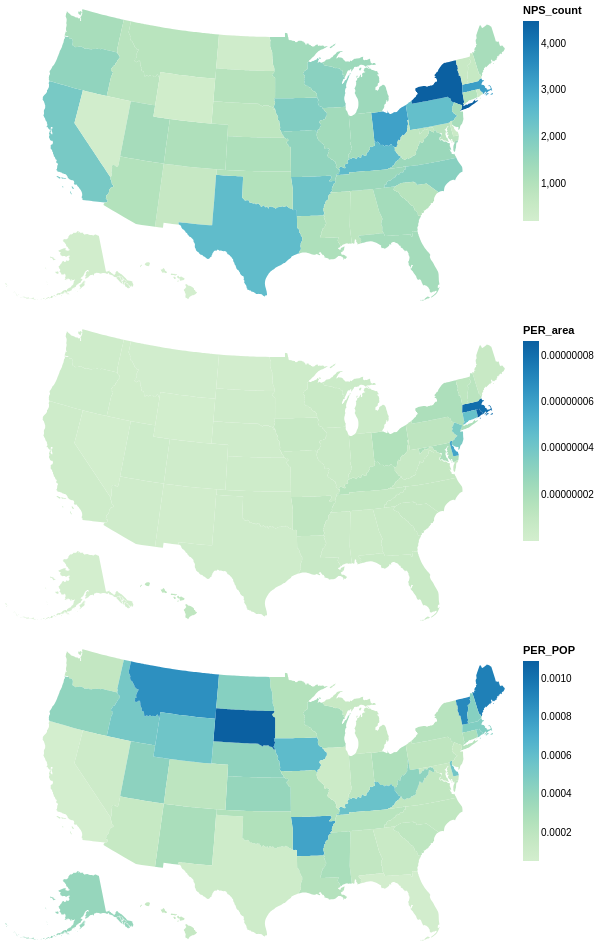

Specify this chart in Vega-Lite:
### Vega-Lite specification from a JSON file in a GitHub repository (floating-point values rounded to 4 significant figures; data arrays with more than 128 entries replaced by an {"elided": "..."} marker saying what was removed)
{"config": {"view": {"continuousWidth": 400, "continuousHeight": 300}}, "repeat": {"row": ["NPS_count", "PER_area", "PER_POP"]}, "spec": {"data": {"name": "data-b536f3e104123d8ed8bacc023a86f0bc"}, "mark": "geoshape", "encoding": {"color": {"type": "quantitative", "field": {"repeat": "row"}, "scale": {"scheme": "greenblue"}}}, "height": 300, "projection": {"type": "albersUsa"}, "transform": [{"lookup": "NAME", "from": {"data": {"name": "data-b536f3e104123d8ed8bacc023a86f0bc"}, "key": "NAME", "fields": ["NPS_count", "PER_area", "PER_POP"]}}], "width": 500}, "resolve": {"scale": {"color": "independent"}}, "$schema": "https://vega.github.io/schema/vega-lite/v4.8.1.json", "datasets": {"data-b536f3e104123d8ed8bacc023a86f0bc": [{"B01003_001E": 6003435, "NAME": "MARYLAND", "NPS_count": 876, "OBJECTID": 876, "PER_POP": 0.0001459, "PER_area": 1.917e-08, "area": 45710000000.0, "type": "Feature", "geometry": {"type": "MultiPolygon", "coordinates": {"elided": "2 rows, 534 float values in total"}}}, {"B01003_001E": 3132499, "NAME": "IOWA", "NPS_count": 1947, "OBJECTID": 1947, "PER_POP": 0.0006215, "PER_area": 7.356e-09, "area": 264700000000.0, "type": "Feature", "geometry": {"type": "Polygon", "coordinates": {"elided": "1x253x2 float values"}}}, {"B01003_001E": 949495, "NAME": "DELAWARE", "NPS_count": 508, "OBJECTID": 508, "PER_POP": 0.000535, "PER_area": 5.753e-08, "area": 8830000000.0, "type": "Feature", "geometry": {"type": "Polygon", "coordinates": [[[-75.77, 39.72], [-75.75, 39.76], [-75.72, 39.79], [-75.66, 39.82], [-75.59, 39.83], [-75.59, 39.83], [-75.58, 39.84], [-75.57, 39.84], [-75.48, 39.83], [-75.42, 39.8], [-75.46, 39.77], [-75.48, 39.72], [-75.51, 39.69], [-75.54, 39.65], [-75.56, 39.63], [-75.54, 39.6], [-75.51, 39.58], [-75.53, 39.54], [-75.53, 39.5], [-75.59, 39.48], [-75.57, 39.44], [-75.52, 39.39], [-75.51, 39.37], [-75.47, 39.33], [-75.41, 39.26], [-75.39, 39.19], [-75.41, 39.13], [-75.4, 39.06], [-75.34, 39.02], [-75.31, 38.95], [-75.3, 38.94], [-75.3, 38.91], [-75.23, 38.84], [-75.16, 38.79], [-75.11, 38.78], [-75.09, 38.8], [-75.07, 38.7], [-75.05, 38.54], [-75.05, 38.45], [-75.19, 38.45], [-75.34, 38.45], [-75.48, 38.45], [-75.69, 38.46], [-75.7, 38.54], [-75.7, 38.56], [-75.71, 38.64], [-75.71, 38.64], [-75.72, 38.83], [-75.75, 39.14], [-75.76, 39.25], [-75.76, 39.3], [-75.77, 39.38], [-75.77, 39.38], [-75.79, 39.72], [-75.77, 39.72]]]}}, {"B01003_001E": 11641879, "NAME": "OHIO", "NPS_count": 3150, "OBJECTID": 3150, "PER_POP": 0.0002706, "PER_area": 1.71e-08, "area": 184200000000.0, "type": "Feature", "geometry": {"type": "MultiPolygon", "coordinates": {"elided": "2 rows, 470 float values in total"}}}, {"B01003_001E": 12791181, "NAME": "PENNSYLVANIA", "NPS_count": 2432, "OBJECTID": 2432, "PER_POP": 0.0001901, "PER_area": 1.183e-08, "area": 205500000000.0, "type": "Feature", "geometry": {"type": "Polygon", "coordinates": {"elided": "1x177x2 float values"}}}, {"B01003_001E": 1904760, "NAME": "NEBRASKA", "NPS_count": 789, "OBJECTID": 789, "PER_POP": 0.0004142, "PER_area": 2.204e-09, "area": 357900000000.0, "type": "Feature", "geometry": {"type": "Polygon", "coordinates": {"elided": "1x205x2 float values"}}}, {"B01003_001E": 7294336, "NAME": "WASHINGTON", "NPS_count": 1244, "OBJECTID": 1244, "PER_POP": 0.0001705, "PER_area": 3.189e-09, "area": 390100000000.0, "type": "Feature", "geometry": {"type": "MultiPolygon", "coordinates": {"elided": "2 rows, 474 float values in total"}}}, {"B01003_001E": 3386941, "NAME": "PUERTO RICO", "NPS_count": 283, "OBJECTID": 283, "PER_POP": 8.356e-05, "PER_area": 2.725e-08, "area": 10390000000.0, "type": "Feature", "geometry": {"type": "MultiPolygon", "coordinates": {"elided": "4 rows, 272 float values in total"}}}, {"B01003_001E": 4864680, "NAME": "ALABAMA", "NPS_count": 843, "OBJECTID": 843, "PER_POP": 0.0001733, "PER_area": 4.432e-09, "area": 190200000000.0, "type": "Feature", "geometry": {"type": "Polygon", "coordinates": {"elided": "1x180x2 float values"}}}, {"B01003_001E": 2990671, "NAME": "ARKANSAS", "NPS_count": 2264, "OBJECTID": 2264, "PER_POP": 0.000757, "PER_area": 1.102e-08, "area": 205400000000.0, "type": "Feature", "geometry": {"type": "Polygon", "coordinates": {"elided": "1x219x2 float values"}}}, {"B01003_001E": 2092434, "NAME": "NEW MEXICO", "NPS_count": 621, "OBJECTID": 621, "PER_POP": 0.0002968, "PER_area": 1.337e-09, "area": 464400000000.0, "type": "Feature", "geometry": {"type": "Polygon", "coordinates": {"elided": "1x106x2 float values"}}}, {"B01003_001E": 27885195, "NAME": "TEXAS", "NPS_count": 2514, "OBJECTID": 2514, "PER_POP": 9.016e-05, "PER_area": 2.627e-09, "area": 956900000000.0, "type": "Feature", "geometry": {"type": "Polygon", "coordinates": {"elided": "1x553x2 float values"}}}, {"B01003_001E": 39148760, "NAME": "CALIFORNIA", "NPS_count": 2100, "OBJECTID": 2100, "PER_POP": 5.364e-05, "PER_area": 3.226e-09, "area": 651000000000.0, "type": "Feature", "geometry": {"type": "MultiPolygon", "coordinates": {"elided": "6 rows, 934 float values in total"}}}, {"B01003_001E": 4440204, "NAME": "KENTUCKY", "NPS_count": 2535, "OBJECTID": 2535, "PER_POP": 0.0005709, "PER_area": 1.521e-08, "area": 166700000000.0, "type": "Feature", "geometry": {"type": "Polygon", "coordinates": {"elided": "1x333x2 float values"}}}, {"B01003_001E": 10297484, "NAME": "GEORGIA", "NPS_count": 1327, "OBJECTID": 1327, "PER_POP": 0.0001289, "PER_area": 6.139e-09, "area": 216200000000.0, "type": "Feature", "geometry": {"type": "Polygon", "coordinates": {"elided": "1x267x2 float values"}}}, {"B01003_001E": 5778394, "NAME": "WISCONSIN", "NPS_count": 1788, "OBJECTID": 1788, "PER_POP": 0.0003094, "PER_area": 6.214e-09, "area": 287700000000.0, "type": "Feature", "geometry": {"type": "MultiPolygon", "coordinates": {"elided": "3 rows, 662 float values in total"}}}, {"B01003_001E": 4081943, "NAME": "OREGON", "NPS_count": 1675, "OBJECTID": 1675, "PER_POP": 0.0004103, "PER_area": 3.452e-09, "area": 485300000000.0, "type": "Feature", "geometry": {"type": "Polygon", "coordinates": {"elided": "1x254x2 float values"}}}, {"B01003_001E": 6090062, "NAME": "MISSOURI", "NPS_count": 1672, "OBJECTID": 1672, "PER_POP": 0.0002745, "PER_area": 5.683e-09, "area": 294200000000.0, "type": "Feature", "geometry": {"type": "Polygon", "coordinates": {"elided": "1x317x2 float values"}}}, {"B01003_001E": 8413774, "NAME": "VIRGINIA", "NPS_count": 1492, "OBJECTID": 1492, "PER_POP": 0.0001773, "PER_area": 8.861e-09, "area": 168400000000.0, "type": "Feature", "geometry": {"type": "MultiPolygon", "coordinates": {"elided": "2 rows, 654 float values in total"}}}, {"B01003_001E": 6651089, "NAME": "TENNESSEE", "NPS_count": 1486, "OBJECTID": 1486, "PER_POP": 0.0002234, "PER_area": 8.924e-09, "area": 166500000000.0, "type": "Feature", "geometry": {"type": "Polygon", "coordinates": {"elided": "1x249x2 float values"}}}, {"B01003_001E": 4663616, "NAME": "LOUISIANA", "NPS_count": 1129, "OBJECTID": 1129, "PER_POP": 0.0002421, "PER_area": 6.583e-09, "area": 171500000000.0, "type": "Feature", "geometry": {"type": "Polygon", "coordinates": {"elided": "1x300x2 float values"}}}, {"B01003_001E": 19618453, "NAME": "NEW YORK", "NPS_count": 4481, "OBJECTID": 4481, "PER_POP": 0.0002284, "PER_area": 1.88e-08, "area": 238300000000.0, "type": "Feature", "geometry": {"type": "MultiPolygon", "coordinates": {"elided": "2 rows, 668 float values in total"}}}, {"B01003_001E": 9957488, "NAME": "MICHIGAN", "NPS_count": 1458, "OBJECTID": 1458, "PER_POP": 0.0001464, "PER_area": 4.841e-09, "area": 301200000000.0, "type": "Feature", "geometry": {"type": "MultiPolygon", "coordinates": {"elided": "6 rows, 954 float values in total"}}}, {"B01003_001E": 1687809, "NAME": "IDAHO", "NPS_count": 877, "OBJECTID": 877, "PER_POP": 0.0005196, "PER_area": 2.063e-09, "area": 425200000000.0, "type": "Feature", "geometry": {"type": "Polygon", "coordinates": {"elided": "1x267x2 float values"}}}, {"B01003_001E": 20598139, "NAME": "FLORIDA", "NPS_count": 1307, "OBJECTID": 1307, "PER_POP": 6.345e-05, "PER_area": 6.504e-09, "area": 200900000000.0, "type": "Feature", "geometry": {"type": "MultiPolygon", "coordinates": {"elided": "4 rows, 770 float values in total"}}}, {"B01003_001E": 738516, "NAME": "ALASKA", "NPS_count": 286, "OBJECTID": 286, "PER_POP": 0.0003873, "PER_area": 3.425e-11, "area": 8351000000000.0, "type": "Feature", "geometry": {"type": "MultiPolygon", "coordinates": {"elided": "47 rows, 4538 float values in total"}}}, {"B01003_001E": 12821497, "NAME": "ILLINOIS", "NPS_count": 1355, "OBJECTID": 1355, "PER_POP": 0.0001057, "PER_area": 5.426e-09, "area": 249700000000.0, "type": "Feature", "geometry": {"type": "Polygon", "coordinates": {"elided": "1x322x2 float values"}}}, {"B01003_001E": 1041732, "NAME": "MONTANA", "NPS_count": 894, "OBJECTID": 894, "PER_POP": 0.0008582, "PER_area": 1.091e-09, "area": 819700000000.0, "type": "Feature", "geometry": {"type": "Polygon", "coordinates": {"elided": "1x245x2 float values"}}}, {"B01003_001E": 5527358, "NAME": "MINNESOTA", "NPS_count": 1370, "OBJECTID": 1370, "PER_POP": 0.0002479, "PER_area": 2.983e-09, "area": 459300000000.0, "type": "Feature", "geometry": {"type": "Polygon", "coordinates": {"elided": "1x311x2 float values"}}}, {"B01003_001E": 6637426, "NAME": "INDIANA", "NPS_count": 1336, "OBJECTID": 1336, "PER_POP": 0.0002013, "PER_area": 8.367e-09, "area": 159700000000.0, "type": "Feature", "geometry": {"type": "Polygon", "coordinates": {"elided": "1x219x2 float values"}}}, {"B01003_001E": 6830193, "NAME": "MASSACHUSETTS", "NPS_count": 3229, "OBJECTID": 3229, "PER_POP": 0.0004728, "PER_area": 8.063e-08, "area": 40050000000.0, "type": "Feature", "geometry": {"type": "MultiPolygon", "coordinates": {"elided": "3 rows, 434 float values in total"}}}, {"B01003_001E": 2908776, "NAME": "KANSAS", "NPS_count": 1124, "OBJECTID": 1124, "PER_POP": 0.0003864, "PER_area": 3.224e-09, "area": 348600000000.0, "type": "Feature", "geometry": {"type": "Polygon", "coordinates": {"elided": "1x170x2 float values"}}}, {"B01003_001E": 2922849, "NAME": "NEVADA", "NPS_count": 287, "OBJECTID": 287, "PER_POP": 9.819e-05, "PER_area": 5.976e-10, "area": 480200000000.0, "type": "Feature", "geometry": {"type": "Polygon", "coordinates": {"elided": "1x142x2 float values"}}}, {"B01003_001E": 624977, "NAME": "VERMONT", "NPS_count": 555, "OBJECTID": 555, "PER_POP": 0.000888, "PER_area": 1.148e-08, "area": 48330000000.0, "type": "Feature", "geometry": {"type": "Polygon", "coordinates": {"elided": "1x130x2 float values"}}}, {"B01003_001E": 3581504, "NAME": "CONNECTICUT", "NPS_count": 1019, "OBJECTID": 1019, "PER_POP": 0.0002845, "PER_area": 4.39e-08, "area": 23210000000.0, "type": "Feature", "geometry": {"type": "Polygon", "coordinates": {"elided": "1x98x2 float values"}}}, {"B01003_001E": 8881845, "NAME": "NEW JERSEY", "NPS_count": 1274, "OBJECTID": 1274, "PER_POP": 0.0001434, "PER_area": 3.679e-08, "area": 34630000000.0, "type": "Feature", "geometry": {"type": "Polygon", "coordinates": {"elided": "1x164x2 float values"}}}, {"B01003_001E": 10155624, "NAME": "NORTH CAROLINA", "NPS_count": 1826, "OBJECTID": 1826, "PER_POP": 0.0001798, "PER_area": 8.837e-09, "area": 206600000000.0, "type": "Feature", "geometry": {"type": "Polygon", "coordinates": {"elided": "1x228x2 float values"}}}, {"B01003_001E": 3045350, "NAME": "UTAH", "NPS_count": 1288, "OBJECTID": 1288, "PER_POP": 0.0004229, "PER_area": 3.497e-09, "area": 368300000000.0, "type": "Feature", "geometry": {"type": "Polygon", "coordinates": {"elided": "1x92x2 float values"}}}, {"B01003_001E": 752201, "NAME": "NORTH DAKOTA", "NPS_count": 341, "OBJECTID": 341, "PER_POP": 0.0004533, "PER_area": 8.517e-10, "area": 400400000000.0, "type": "Feature", "geometry": {"type": "Polygon", "coordinates": {"elided": "1x128x2 float values"}}}, {"B01003_001E": 4955925, "NAME": "SOUTH CAROLINA", "NPS_count": 952, "OBJECTID": 952, "PER_POP": 0.0001921, "PER_area": 8.109e-09, "area": 117400000000.0, "type": "Feature", "geometry": {"type": "Polygon", "coordinates": {"elided": "1x192x2 float values"}}}, {"B01003_001E": 2988762, "NAME": "MISSISSIPPI", "NPS_count": 888, "OBJECTID": 888, "PER_POP": 0.0002971, "PER_area": 5.076e-09, "area": 174900000000.0, "type": "Feature", "geometry": {"type": "Polygon", "coordinates": {"elided": "1x227x2 float values"}}}, {"B01003_001E": 5531141, "NAME": "COLORADO", "NPS_count": 1112, "OBJECTID": 1112, "PER_POP": 0.000201, "PER_area": 2.486e-09, "area": 447300000000.0, "type": "Feature", "geometry": {"type": "Polygon", "coordinates": {"elided": "1x96x2 float values"}}}, {"B01003_001E": 864289, "NAME": "SOUTH DAKOTA", "NPS_count": 945, "OBJECTID": 945, "PER_POP": 0.001093, "PER_area": 2.411e-09, "area": 392000000000.0, "type": "Feature", "geometry": {"type": "Polygon", "coordinates": {"elided": "1x186x2 float values"}}}, {"B01003_001E": 3918137, "NAME": "OKLAHOMA", "NPS_count": 1023, "OBJECTID": 1023, "PER_POP": 0.0002611, "PER_area": 3.73e-09, "area": 274300000000.0, "type": "Feature", "geometry": {"type": "Polygon", "coordinates": {"elided": "1x236x2 float values"}}}, {"B01003_001E": 581836, "NAME": "WYOMING", "NPS_count": 320, "OBJECTID": 320, "PER_POP": 0.00055, "PER_area": 6.748e-10, "area": 474200000000.0, "type": "Feature", "geometry": {"type": "Polygon", "coordinates": {"elided": "1x96x2 float values"}}}, {"B01003_001E": 1829054, "NAME": "WEST VIRGINIA", "NPS_count": 766, "OBJECTID": 766, "PER_POP": 0.0004188, "PER_area": 7.411e-09, "area": 103400000000.0, "type": "Feature", "geometry": {"type": "Polygon", "coordinates": {"elided": "1x241x2 float values"}}}, {"B01003_001E": 1332813, "NAME": "MAINE", "NPS_count": 1249, "OBJECTID": 1249, "PER_POP": 0.0009371, "PER_area": 7.079e-09, "area": 176400000000.0, "type": "Feature", "geometry": {"type": "MultiPolygon", "coordinates": {"elided": "2 rows, 518 float values in total"}}}, {"B01003_001E": 1422029, "NAME": "HAWAII", "NPS_count": 219, "OBJECTID": 219, "PER_POP": 0.000154, "PER_area": 1.144e-08, "area": 19150000000.0, "type": "Feature", "geometry": {"type": "MultiPolygon", "coordinates": {"elided": "8 rows, 470 float values in total"}}}, {"B01003_001E": 1343622, "NAME": "NEW HAMPSHIRE", "NPS_count": 608, "OBJECTID": 608, "PER_POP": 0.0004525, "PER_area": 1.322e-08, "area": 45990000000.0, "type": "Feature", "geometry": {"type": "Polygon", "coordinates": {"elided": "1x132x2 float values"}}}, {"B01003_001E": 6946685, "NAME": "ARIZONA", "NPS_count": 1023, "OBJECTID": 1023, "PER_POP": 0.0001473, "PER_area": 2.357e-09, "area": 434100000000.0, "type": "Feature", "geometry": {"type": "Polygon", "coordinates": {"elided": "1x155x2 float values"}}}, {"B01003_001E": 1056611, "NAME": "RHODE ISLAND", "NPS_count": 496, "OBJECTID": 496, "PER_POP": 0.0004694, "PER_area": 8.633e-08, "area": 5745000000.0, "type": "Feature", "geometry": {"type": "MultiPolygon", "coordinates": [[[[-71.63, 41.17], [-71.59, 41.24], [-71.55, 41.24], [-71.53, 41.18], [-71.52, 41.15], [-71.59, 41.15], [-71.63, 41.17]]], [[[-71.86, 41.32], [-71.84, 41.35], [-71.84, 41.41], [-71.8, 41.42], [-71.79, 41.55], [-71.79, 41.6], [-71.79, 41.6], [-71.79, 41.64], [-71.79, 41.72], [-71.79, 41.73], [-71.79, 41.81], [-71.8, 42.01], [-71.61, 42.01], [-71.59, 42.01], [-71.56, 42.01], [-71.5, 42.02], [-71.46, 42.02], [-71.38, 42.02], [-71.38, 41.99], [-71.38, 41.95], [-71.38, 41.89], [-71.34, 41.89], [-71.34, 41.83], [-71.33, 41.78], [-71.32, 41.78], [-71.26, 41.75], [-71.21, 41.69], [-71.2, 41.68], [-71.2, 41.68], [-71.13, 41.66], [-71.14, 41.6], [-71.12, 41.5], [-71.14, 41.49], [-71.19, 41.46], [-71.21, 41.47], [-71.24, 41.48], [-71.25, 41.48], [-71.29, 41.49], [-71.31, 41.45], [-71.35, 41.45], [-71.39, 41.46], [-71.42, 41.46], [-71.43, 41.45], [-71.46, 41.41], [-71.48, 41.37], [-71.56, 41.37], [-71.62, 41.36], [-71.7, 41.34], [-71.73, 41.33], [-71.79, 41.33], [-71.86, 41.31], [-71.86, 41.32]]]]}}]}}
